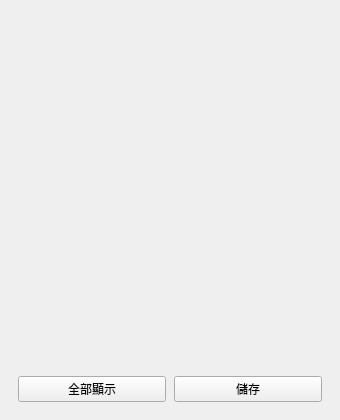
<?xml version="1.0" encoding="UTF-8"?>
<ui version="4.0">
 <class>columnVisibilityDialogContent</class>
 <widget class="QWidget" name="columnVisibilityDialogContent">
  <property name="geometry">
   <rect>
    <x>0</x>
    <y>0</y>
    <width>340</width>
    <height>420</height>
   </rect>
  </property>
  <property name="windowTitle">
   <string>欄位顯示</string>
  </property>
  <property name="dialogSize" stdset="0">
   <size>
    <width>340</width>
    <height>420</height>
   </size>
  </property>
  <layout class="QVBoxLayout" name="columnVisibilityLayout" stretch="1,0">
   <property name="spacing">
    <number>8</number>
   </property>
   <property name="leftMargin">
    <number>18</number>
   </property>
   <property name="topMargin">
    <number>18</number>
   </property>
   <property name="rightMargin">
    <number>18</number>
   </property>
   <property name="bottomMargin">
    <number>18</number>
   </property>
   <item>
    <widget class="QScrollArea" name="columnVisibilityScrollArea">
     <property name="frameShape">
      <enum>QFrame::NoFrame</enum>
     </property>
     <property name="widgetResizable">
      <bool>true</bool>
     </property>
     <widget class="QWidget" name="columnVisibilityContent">
      <property name="geometry">
       <rect>
        <x>0</x>
        <y>0</y>
        <width>304</width>
        <height>320</height>
       </rect>
      </property>
      <layout class="QVBoxLayout" name="columnCheckBoxesLayout">
       <property name="spacing">
        <number>8</number>
       </property>
       <property name="leftMargin">
        <number>0</number>
       </property>
       <property name="topMargin">
        <number>0</number>
       </property>
       <property name="rightMargin">
        <number>0</number>
       </property>
       <property name="bottomMargin">
        <number>0</number>
       </property>
      </layout>
     </widget>
    </widget>
   </item>
   <item>
    <layout class="QHBoxLayout" name="buttonRow">
     <property name="spacing">
      <number>8</number>
     </property>
     <property name="leftMargin">
      <number>0</number>
     </property>
     <property name="topMargin">
      <number>0</number>
     </property>
     <property name="rightMargin">
      <number>0</number>
     </property>
     <property name="bottomMargin">
      <number>0</number>
     </property>
     <item>
      <widget class="PushButton" name="selectAllButton">
       <property name="text">
        <string>全部顯示</string>
       </property>
      </widget>
     </item>
     <item>
      <widget class="PrimaryPushButton" name="saveButton">
       <property name="text">
        <string>儲存</string>
       </property>
      </widget>
     </item>
    </layout>
   </item>
  </layout>
 </widget>
 <customwidgets>
 <customwidget>
  <class>PrimaryPushButton</class>
  <extends>QPushButton</extends>
  <header>qfluentwidgets</header>
 </customwidget>
 <customwidget>
  <class>PushButton</class>
  <extends>QPushButton</extends>
  <header>qfluentwidgets</header>
 </customwidget>
 </customwidgets>
 <resources />
 <connections />
</ui>
